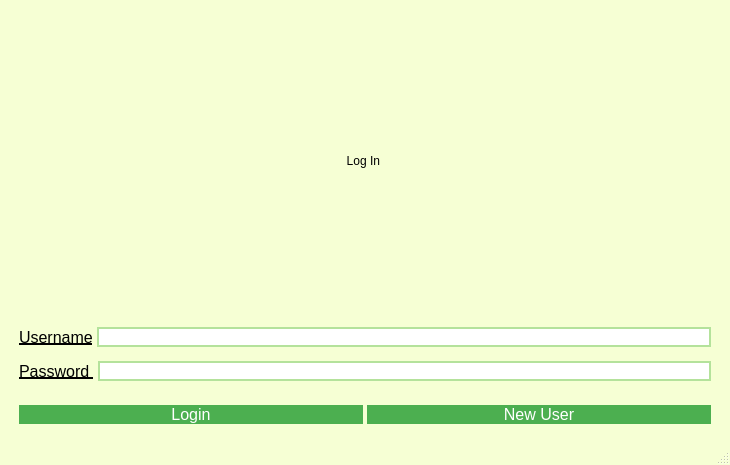
<?xml version="1.0" encoding="UTF-8"?>
<ui version="4.0">
 <class>MainWindow</class>
 <widget class="QMainWindow" name="MainWindow">
  <property name="geometry">
   <rect>
    <x>0</x>
    <y>0</y>
    <width>730</width>
    <height>465</height>
   </rect>
  </property>
  <property name="windowTitle">
   <string>CarRentalClient</string>
  </property>
  <property name="autoFillBackground">
   <bool>false</bool>
  </property>
  <property name="styleSheet">
   <string notr="true">QMainWindow {
background-color: rgb(246, 255, 212);
}</string>
  </property>
  <widget class="QWidget" name="centralwidget">
   <layout class="QGridLayout" name="gridLayout">
    <item row="0" column="0">
     <layout class="QVBoxLayout" name="verticalLayout">
      <property name="spacing">
       <number>4</number>
      </property>
      <property name="leftMargin">
       <number>10</number>
      </property>
      <property name="topMargin">
       <number>10</number>
      </property>
      <property name="rightMargin">
       <number>10</number>
      </property>
      <property name="bottomMargin">
       <number>10</number>
      </property>
      <item>
       <widget class="QLabel" name="label_3">
        <property name="styleSheet">
         <string notr="true">font: 600 18pt &quot;Yu Gothic UI Semibold&quot;;
</string>
        </property>
        <property name="text">
         <string>Log In </string>
        </property>
        <property name="alignment">
         <set>Qt::AlignCenter</set>
        </property>
       </widget>
      </item>
      <item>
       <spacer name="verticalSpacer_3">
        <property name="orientation">
         <enum>Qt::Vertical</enum>
        </property>
        <property name="sizeType">
         <enum>QSizePolicy::Fixed</enum>
        </property>
        <property name="sizeHint" stdset="0">
         <size>
          <width>20</width>
          <height>20</height>
         </size>
        </property>
       </spacer>
      </item>
      <item>
       <layout class="QHBoxLayout" name="horizontalLayout_2">
        <item>
         <widget class="QLabel" name="label">
          <property name="styleSheet">
           <string notr="true">QLabel{
	font-size: 12pt;
	text-decoration: underline;
}</string>
          </property>
          <property name="text">
           <string>Username</string>
          </property>
         </widget>
        </item>
        <item>
         <widget class="QLineEdit" name="usernameLineEdit">
          <property name="styleSheet">
           <string notr="true">QLineEdit {
	border: 1.5px solid rgb(180,226,155);
border-radius: 50px;
}</string>
          </property>
         </widget>
        </item>
       </layout>
      </item>
      <item>
       <spacer name="verticalSpacer_2">
        <property name="orientation">
         <enum>Qt::Vertical</enum>
        </property>
        <property name="sizeType">
         <enum>QSizePolicy::Fixed</enum>
        </property>
        <property name="sizeHint" stdset="0">
         <size>
          <width>20</width>
          <height>10</height>
         </size>
        </property>
       </spacer>
      </item>
      <item>
       <layout class="QHBoxLayout" name="horizontalLayout_3">
        <item>
         <widget class="QLabel" name="label_2">
          <property name="styleSheet">
           <string notr="true">QLabel{
	font-size: 12pt;
	text-decoration: underline;
}</string>
          </property>
          <property name="text">
           <string>Password </string>
          </property>
         </widget>
        </item>
        <item>
         <widget class="QLineEdit" name="passwordLineEdit">
          <property name="sizePolicy">
           <sizepolicy hsizetype="Expanding" vsizetype="Fixed">
            <horstretch>0</horstretch>
            <verstretch>0</verstretch>
           </sizepolicy>
          </property>
          <property name="styleSheet">
           <string notr="true">QLineEdit {
	border: 1.5px solid rgb(180,226,155);
border-radius: 50px;
}</string>
          </property>
         </widget>
        </item>
       </layout>
      </item>
      <item>
       <spacer name="verticalSpacer">
        <property name="orientation">
         <enum>Qt::Vertical</enum>
        </property>
        <property name="sizeType">
         <enum>QSizePolicy::Fixed</enum>
        </property>
        <property name="sizeHint" stdset="0">
         <size>
          <width>20</width>
          <height>20</height>
         </size>
        </property>
       </spacer>
      </item>
      <item>
       <layout class="QHBoxLayout" name="horizontalLayout">
        <item>
         <widget class="QPushButton" name="loginPushButton">
          <property name="styleSheet">
           <string notr="true">QPushButton{
	background-color: #4CAF50;
	color: white;
	border: none;
	text-align: center;
	text-decoration: none;
	display: inline-block;
	font-size: 16px;
	cursor: pointer;
}

QPushButton:hover{
	background-color: #45a049;
}

QPushButton:pressed{
	background-color: #3e8e41;
}</string>
          </property>
          <property name="text">
           <string>Login</string>
          </property>
         </widget>
        </item>
        <item>
         <widget class="QPushButton" name="newUserPushButton">
          <property name="styleSheet">
           <string notr="true">QPushButton{
	background-color: #4CAF50;
	color: white;
	border: none;
	text-align: center;
	text-decoration: none;
	display: inline-block;
	font-size: 16px;
	cursor: pointer;
}

QPushButton:hover{
	background-color: #45a049;
}

QPushButton:pressed{
	background-color: #3e8e41;
}</string>
          </property>
          <property name="text">
           <string>New User</string>
          </property>
         </widget>
        </item>
       </layout>
      </item>
     </layout>
    </item>
   </layout>
  </widget>
  <widget class="QMenuBar" name="menubar">
   <property name="geometry">
    <rect>
     <x>0</x>
     <y>0</y>
     <width>730</width>
     <height>25</height>
    </rect>
   </property>
  </widget>
  <widget class="QStatusBar" name="statusbar"/>
 </widget>
 <resources/>
 <connections/>
</ui>
